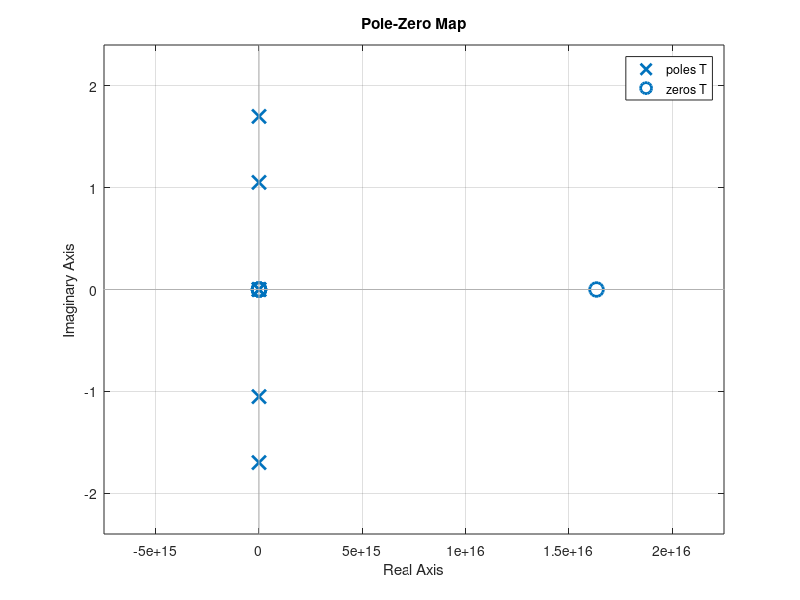
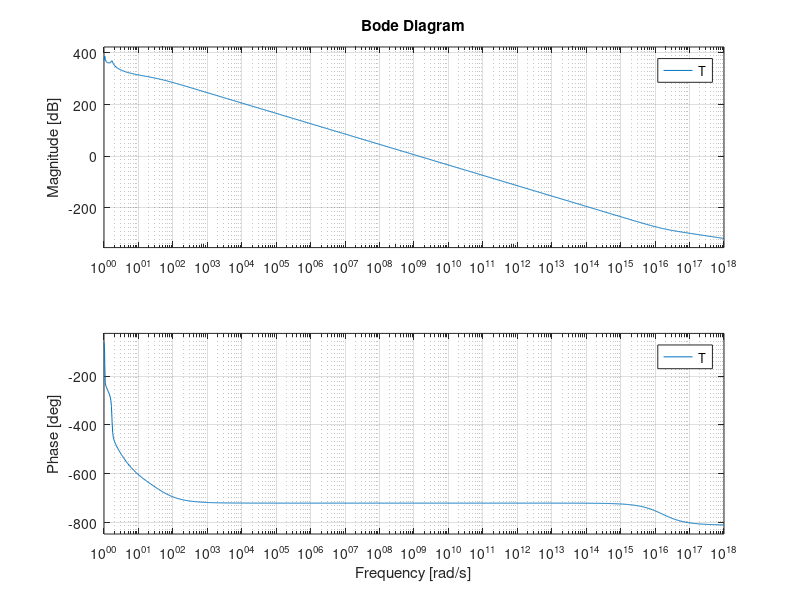

The MATLAB script that drew these images, in order:
clc;
clear;
close all;
s=tf('s')
ws=140000
wp=100000
a_min=18
a_max=0.25
wns=ws/wp
e=sqrt(power(10,(0.1*a_min))-1);
n=acosh(((10^(0.1*a_min)-1)/(10^(0.1*a_max-1)))^(0.5))/(acosh(abs(wns)));
n=ceil(n)
a=(1/n)*asinh(1/e)
Den = 1;
Num=1;
for k=1:n
    sigma(k)=-(sinh(a)*sin(((2*k-1)/(2*n))*pi))
    omega(k)=cosh(a)*cos(((2*k-1)/(2*n))*pi)
    wok(k)=sqrt(power(sigma(k),2)+power(omega(k),2))
    Qck(k)=wok(k)/(2*sigma(k))
    wiok(k)=1/wok(k)
    Qick(k)=Qck(k)
    alpha(k)=sigma(k)/(power(wok(k),2))
    beta(k)=(-omega(k))/(power(wok(k),2))
    pk(k)=alpha(k)+ j*(beta(k))
    zk(k)=sec((k*pi)/(2*n))
    Num = conv(Num, [1, -zk(k)]);
    Den = conv(Den, [1, -pk(k)]);
end
Num = conv((Den(end)),Num)
Den= conv(Den,[1 -(0.1417 - 0.8960i)])
T = tf(real(Num),real(Den))
figure
pzmap(T)
figure
bode(T)
